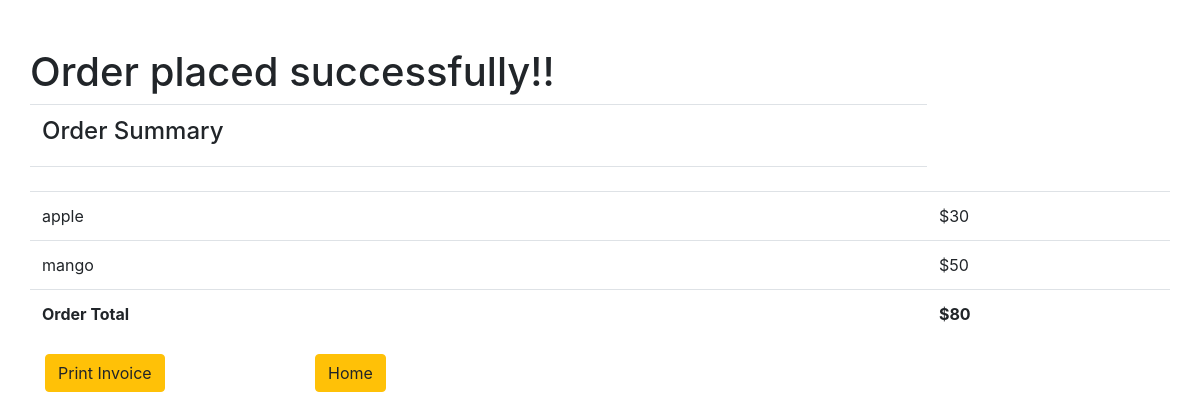
/checkout/ (signed in), run on an earlier commit of the app's database.
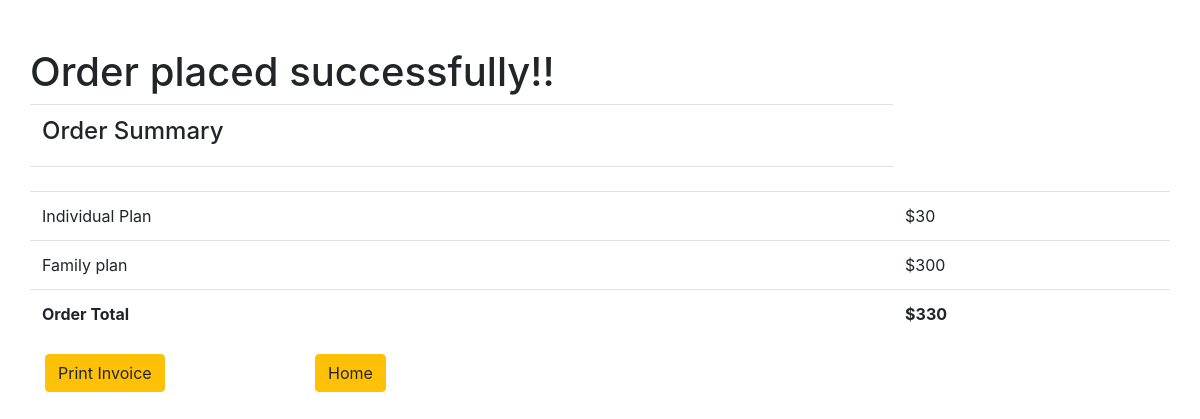
And on a later commit of the database.
### myapp/models.py (models this page shows, shortened)
class OrderItem(models.Model):
    product = models.OneToOneField(Product, on_delete=models.SET_NULL, null=True)
    is_ordered = models.BooleanField(default=False)
    date_added = models.DateTimeField(auto_now=True)
    date_ordered = models.DateTimeField(null=True)
    def __str__(self):
        return self.product.name

class Product(models.Model):
    name = models.CharField(max_length=120)
    product_img = models.ImageField(upload_to='pics')
    little_description = models.CharField(max_length=600)
    price = models.IntegerField()

class Order(models.Model):
    ref_code = models.CharField(max_length=15)
    owner = models.ForeignKey(Profile, on_delete=models.SET_NULL, null=True)
    is_ordered = models.BooleanField(default=False)
    items = models.ManyToManyField(OrderItem)
    date_ordered = models.DateTimeField(auto_now=True)
    def get_cart_items(self):
        return self.items.all()
    def get_cart_total(self):
        return sum([item.product.price for item in self.items.all()])

### myapp/views.py (the view)
# urls.py: path('checkout/',user_views.order_details1,name='checkout'),
@login_required()
def order_details1(request, **kwargs):
    existing_order = get_user_pending_order(request)
    context = {
        'order': existing_order
    }
    return render(request, 'myapp/checkout.html', context)

### myapp/views.py (called while the page is built)
def get_user_pending_order(request):
    user_profile = get_object_or_404(Profile, user=request.user)
    order = Order.objects.filter(owner=user_profile, is_ordered=False)
    if order.exists():
        return order[0]
    return 0

### template/myapp/checkout.html (shortened to what this page needs)
{% load static %}
<!DOCTYPE html>
<html lang="en">
<head>
    <link href="https://stackpath.bootstrapcdn.com/bootstrap/4.1.1/css/bootstrap.min.css" rel="stylesheet">
  <link rel="stylesheet" href="https://use.fontawesome.com/releases/v5.0.13/css/all.css">
</head>
<body>
  <br><br>
    <div class="container">
    <section>
      <div class="row" id="tablerow">
        <table class="table"><br>
          <h1>Order placed successfully!!</h1>
          <tr>
            <td><h4>Order Summary</h4></td>
          </tr>
          <tr>
            <td>
              {% for item in order.get_cart_items %}
                <tr>
                  <td>{{ item }}</td>
                  <td>${{ item.product.price }}</td>
                </tr>
              {% endfor %}
            </td>
          </tr>
          <tr>
            <td><strong>Order Total</strong> </td>
            <td> <strong>${{ order.get_cart_total }}</strong></td>
          </tr>
        </table></div>
        <div class="row">
          <div class="col-3">
            <a href="{% url 'invoice' %}" class="btn btn-warning pull-left">Print Invoice</a>
          </div>
          <div class="col-">
            <a href="{% url 'index' %}" class="btn btn-warning pull-left">Home</a>
          </div>
        </div>
      </div>
</body>
</html>

What changed in the data, as far as the page shows it:
removed OrderItem: product.name "apple", product.price "30"
removed OrderItem: product.name "mango", product.price "50"
added OrderItem: product.name "Individual Plan", product.price "30"
added OrderItem: product.name "Family plan", product.price "300"
computed for Order: get_cart_total "80" → "330"
